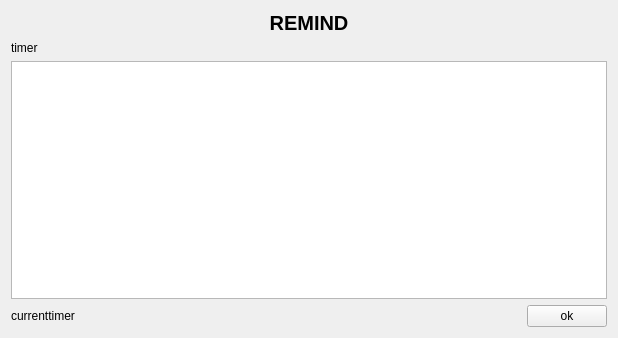
<?xml version="1.0" encoding="UTF-8"?>
<ui version="4.0">
 <class>Remind</class>
 <widget class="QWidget" name="Remind">
  <property name="geometry">
   <rect>
    <x>0</x>
    <y>0</y>
    <width>618</width>
    <height>338</height>
   </rect>
  </property>
  <property name="windowTitle">
   <string>Remind</string>
  </property>
  <layout class="QGridLayout" name="gridLayout">
   <item row="2" column="0" colspan="3">
    <widget class="QPlainTextEdit" name="plainTextEdit"/>
   </item>
   <item row="3" column="0">
    <widget class="QLabel" name="currentTime">
     <property name="text">
      <string>currenttimer</string>
     </property>
    </widget>
   </item>
   <item row="3" column="2">
    <widget class="QPushButton" name="ok">
     <property name="text">
      <string>ok</string>
     </property>
    </widget>
   </item>
   <item row="3" column="1">
    <spacer name="horizontalSpacer">
     <property name="orientation">
      <enum>Qt::Horizontal</enum>
     </property>
     <property name="sizeHint" stdset="0">
      <size>
       <width>40</width>
       <height>20</height>
      </size>
     </property>
    </spacer>
   </item>
   <item row="0" column="0" colspan="3">
    <widget class="QLabel" name="label">
     <property name="font">
      <font>
       <pointsize>15</pointsize>
       <weight>75</weight>
       <italic>false</italic>
       <bold>true</bold>
       <underline>false</underline>
      </font>
     </property>
     <property name="text">
      <string>REMIND</string>
     </property>
     <property name="alignment">
      <set>Qt::AlignCenter</set>
     </property>
    </widget>
   </item>
   <item row="1" column="0" colspan="3">
    <widget class="QLabel" name="time">
     <property name="text">
      <string>timer</string>
     </property>
    </widget>
   </item>
  </layout>
 </widget>
 <resources/>
 <connections>
  <connection>
   <sender>ok</sender>
   <signal>clicked()</signal>
   <receiver>Remind</receiver>
   <slot>close()</slot>
   <hints>
    <hint type="sourcelabel">
     <x>524</x>
     <y>298</y>
    </hint>
    <hint type="destinationlabel">
     <x>608</x>
     <y>315</y>
    </hint>
   </hints>
  </connection>
 </connections>
</ui>
